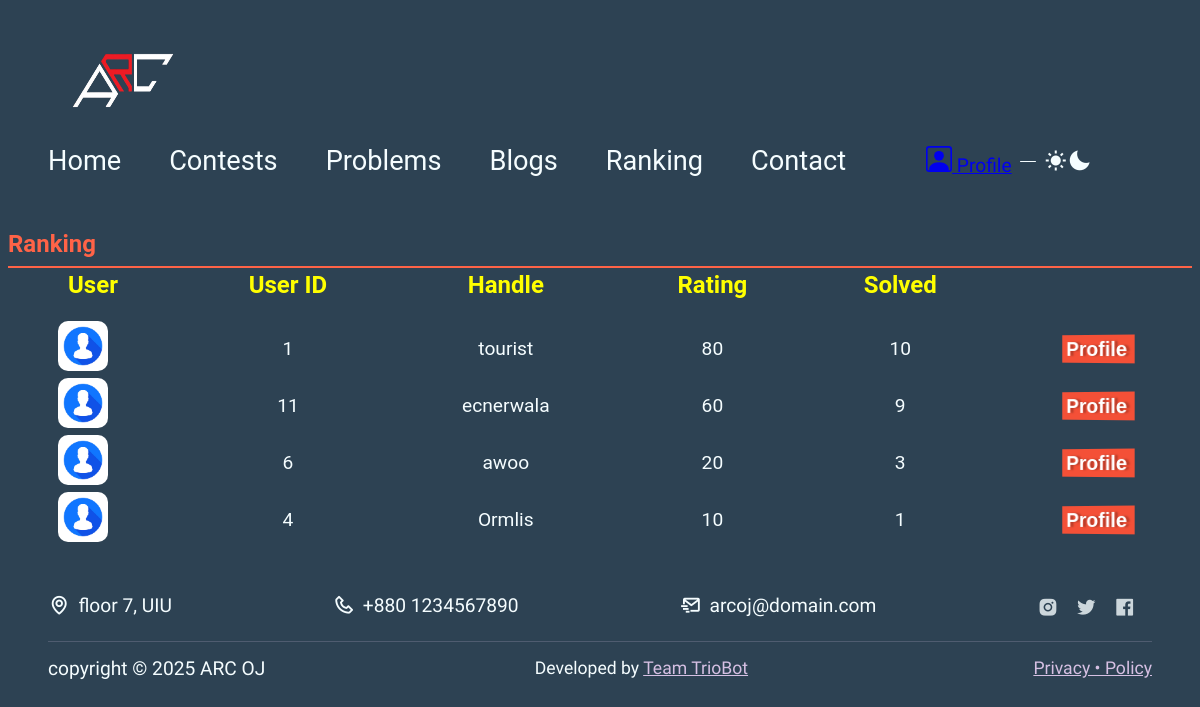
Page /ranking_page/ranking_page.php on the committed database.
### tables this page shows
CREATE TABLE `user` (
  `user_id` int(11) NOT NULL,
  `handle` varchar(25) NOT NULL,
  `email` varchar(55) NOT NULL,
  `password` varchar(55) NOT NULL,
  `university` varchar(55) NOT NULL,
  `picture` text NOT NULL,
  `name` varchar(55) NOT NULL,
  `rating` int(11) NOT NULL,
  `date` timestamp NOT NULL DEFAULT current_timestamp() ON UPDATE current_timestamp()
);

### ranking_page/ranking_page.php (the view, shortened to what this page needs)
<!DOCTYPE html>
<html lang="en">
  <head>
    <head>
      <link rel="stylesheet" href="style.css">
    </head>
    <body>
      <header class="container">
      <img src="../arc-removebg-preview.png" alt="ArcOJ" class="logo clr-transition" style="height:100px; width:150px;">
        <nav class="navbar">
        <ul class="nav-items" style="font-family: 'Roboto', sans-serif; font-size: 24px;">
            <li class="nav-item"><a href="../landing.php" class="nav-link clr-transition">Home</a></li>
            <li class="nav-item"><a href="../contest_page/contest_page.php" class="nav-link clr-transition">Contests</a></li>
            <li class="nav-item"><a href="../problem_list/problem_list.php" class="nav-link clr-transition">Problems</a></li>
            <li class="nav-item"><a href="../blog_page/blog_page.php" class="nav-link">Blogs</a></li>
            <li class="nav-item"><a href="../ranking_page/ranking_page.php" class="nav-link">Ranking</a></li>
            <li class="nav-item"><a href="../landing.php" class="nav-link clr-transition">Contact</a></li>
          </ul>
          <div class="social-links">
            <ul>
            <li class="profile">
                  <a href="../profile\profile.php">
                    <span>Profile</span>
                </a>
            </li>
            </ul>
            <div class="theme-togglers">
              <i class='bx bxs-sun theme-toggler clr-transition'></i>
              <i class='bx bxs-moon theme-toggler clr-transition'></i>
            </div>
          </div>
        </nav>
      </header>
      <main id="hero" class="main">
<section class="ranking-section">
  <h2 class="section-title"  style="font-family: 'Roboto', sans-serif; font-size: 24px;">    Ranking</h2>
  <table>
    <tr style="font-family: 'Roboto', sans-serif; font-size: 24px; color:yellow;">
      <th>User</th>
      <th>User ID</th>
      <th>Handle</th>
      <th>Rating</th>
      <th>Solved</th>
      <th></th>
    </tr>
    <?php
    require '../db_connect/db_connection.php';
    $sql = "SELECT u.user_id, u.handle, u.rating, COUNT(ps.problem_id) as accepted_problems_count
            FROM user u
            JOIN problem_status ps ON u.user_id = ps.user_id
            WHERE ps.verdict = 'accepted'
            GROUP BY u.user_id, u.rating
            ORDER BY u.rating DESC;";
    $result = $conn->query($sql);
    while ($row = $result->fetch_assoc()) {
    ?>
<form action="../profile/profile.php"  method="POST">
    <tr style="font-family: 'Roboto', sans-serif;">
    <td style="text-align: center; vertical-align: middle;"><img src="profile.avif" alt="Profile Picture" class="profile-picture"></td>
<td style="text-align: center; vertical-align: middle;"><?php echo htmlspecialchars($row['user_id']); ?></td>
<td style="text-align: center; vertical-align: middle;"><?php echo htmlspecialchars($row['handle']); ?></td>
<td style="text-align: center; vertical-align: middle;"><?php echo htmlspecialchars($row['rating']); ?></td>
<td style="text-align: center; vertical-align: middle;"><?php echo htmlspecialchars($row['accepted_problems_count']); ?></td>
<td style="text-align: center; vertical-align: middle;"><button class="register-button" name="profile" value="<?php echo htmlspecialchars($row['user_id']); ?>">Profile</button></td>
    </tr>
    <?php
    }
    ?>
  </table>
</section>
      </main>
      <footer id="contact" class="footer container">
      <div class="other-footer-infos-container">
          <span class="footer-info"><i class="bx bx-map"></i> floor 7, UIU</span>
          <span class="footer-info"><i class="bx bx-phone"></i> +880 1234567890</span>
          <span class="footer-info"><i class="bx bx-mail-send"></i> arcoj@domain.com</span>
          <div class="footer-social-links">
            <ul>
              <li><i class='bx bxl-instagram-alt nav-icon clr-transition'></i></li>
              <li><i class='bx bxl-twitter nav-icon clr-transition'></i></li>
              <li><i class='bx bxl-facebook-square nav-icon clr-transition'></i></li>
            </ul>
          </div>
        </div>
        <div class="lower-footer">
          <span class="lower-footer-elt copy">copyright © 2025 ARC OJ</span>
          <span class="lower-footer-elt developer">Developed by <a href="https://github.com/SakhawatHossain" class="developerportfoliolink" title="developer portfolio link">Team TrioBot</a></span>
          <span class="lower-footer-elt policy"><a href="#" class="policy-link">Privacy • Policy</a></span>
        </div>
      </footer>
      <link href='https://unpkg.com/boxicons@2.1.1/css/boxicons.min.css' rel='stylesheet'>
    </body>
</html>

### ranking_page/style.css (style rules this page uses)
*, *::before, *::after { margin: 0; padding: 0; box-sizing: border-box; }
:root { --primary-clr: #6c467a; --primary-clr-alt: #d6c0e3; --second-clr: #026d85; --second-clr-alt: #027c97; --text-clr: #f5fdff; --nav-txt-clr: var(--text-clr); --text-clr-bg: #f5fdff; --bg-clr: #2d4253; --mobile-menu-bg-clr: #3e586d; --sec-two-bg-clr: var(--mobile-menu-bg-clr); --form-bg-clr: #dcf1ff70; --form-focus-bg-clr: #bf93cf73; --gray-clr: #f5f8fa; --product-bg-clr: #364f63; --bx-shadow-clr: #6d477b33; }
body { scroll-behavior: smooth; font-family: "Pompiere", cursive; font-size: 1.2rem; color: var(--text-clr); background-color: var(--bg-clr); transition: background-color 1000ms; }
ul { list-style: none; }
img { height: auto; width: 100%; }
.clr-transition { transition: color 1000ms; }
.container { padding: 1.8rem 3rem; }
header { display: flex; flex-wrap: wrap; gap: 1rem; align-items: center; justify-content: space-between; }
.logo { color: var(--nav-txt-clr); font-size: 2.3rem; text-decoration: none; margin-right: 2rem; }
.nav-items { display: flex; margin-right: 5rem; }
.nav-item { margin-right: 3rem; }
.nav-item:last-child { margin-right: 0; }
.nav-link { color: var(--nav-txt-clr); text-decoration: none; font-size: 1.7rem; position: relative; }
.nav-link::before { content: ""; position: absolute; width: 100%; height: 0.1rem; background-color: var(--primary-clr-alt); bottom: 0; transform: scaleX(0); transition: 150ms transform; }
.navbar { display: flex; align-items: flex-end; justify-content: space-between; }
.social-links { display: flex; align-items: center; }
.social-links ul { display: flex; }
.social-links ul li { margin-right: 1.5rem; }
.social-links ul li:last-child { margin-right: 0; }
.nav-icon { cursor: pointer; color: var(--nav-txt-clr); font-size: 1.4rem; }
.theme-togglers { cursor: pointer; display: flex; align-items: center; }
.theme-toggler { color: var(--nav-txt-clr); font-size: 1.5rem; transition: transform 300ms; }
.bxs-moon { display: none; }
.other-footer-infos-container { display: flex; align-items: center; justify-content: space-between; flex-wrap: wrap; margin: 1rem 0; }
.footer-info { color: var(--text-clr); display: flex; align-items: center; font-size: 1.3rem; margin-right: 0.8rem; margin-bottom: 0.5rem; }
.footer-info i { margin-right: 0.5rem; font-size: 1.4rem; color: var(--text-clr); }
.footer-social-links { margin-top: 2rem; }
@media screen and (min-width: 368px) { .footer-social-links { margin-top: 0; } }
.footer-social-links ul { display: flex; }
.footer-social-links ul .bx { color: var(--text-clr); margin-right: 1rem; font-size: 1.7rem; opacity: 0.8; transition: opacity 300ms; }
@media screen and (min-width: 1080px) { .footer-info { font-size: 1.2rem; } }
@media screen and (min-width: 1080px) { .footer-info i { font-size: 1.4rem; } }
@media screen and (min-width: 1080px) { .footer-social-links ul .bx { font-size: 1.4rem; } }
.lower-footer { display: flex; flex-direction: column; justify-content: space-between; position: relative; padding-top: 1rem; }
@media screen and (min-width: 449px) { .lower-footer { align-items: center; flex-direction: row; flex-wrap: wrap; } }
.lower-footer::before { content: ""; position: absolute; top: 0; height: 0.08rem; width: 100%; opacity: 0.2; background-color: var(--primary-clr-alt); }
.lower-footer-elt { margin-bottom: 1rem; }
@media screen and (min-width: 449px) { .lower-footer-elt { margin-bottom: 0; } }
.developer { margin-right: 1rem; }
.copy, .developer, .policy { color: var(--text-clr); font-size: 1.2rem; }
.developer a, .policy a { color: var(--primary-clr-alt); }
@media screen and (min-width: 1024px) { .developer, .policy { font-size: 1.1rem; } }
.section-title { color: #ff6347; font-size: 1.5rem; margin: 1.5rem 0.5rem 0; border-bottom: 2px solid #ff6347; padding-bottom: 0.5rem; }
.ranking-section { display: flex; flex-direction: column; gap: .1rem; }
.profile-picture { width: 50px; height: 50px; border-radius: 20%; margin-right: 20px; }
.register-button { --c: #fff; background: linear-gradient(90deg, #0000 33%, #fff5, #0000 67%) var(--_p,100%)/300% no-repeat, #f45037; color: #0000; border: none; transform: perspective(500px) rotateY(calc(20deg*var(--_i,-1))); text-shadow: calc(var(--_i,-1)* 0.08em) -.01em 0 var(--c), calc(var(--_i,-1)*-0.08em) .01em 2px #0004; outline-offset: .1em; transition: 0.3s; }
.register-button { font-weight: bold; font-size: 1.3rem; margin: 0; cursor: pointer; padding: .1em .3em; }

### rows in the picture
user: user_id "1", handle "tourist", rating "80", accepted_problems_count "10"
user: user_id "11", handle "ecnerwala", rating "60", accepted_problems_count "9"
user: user_id "6", handle "awoo", rating "20", accepted_problems_count "3"
user: user_id "4", handle "Ormlis", rating "10", accepted_problems_count "1"
